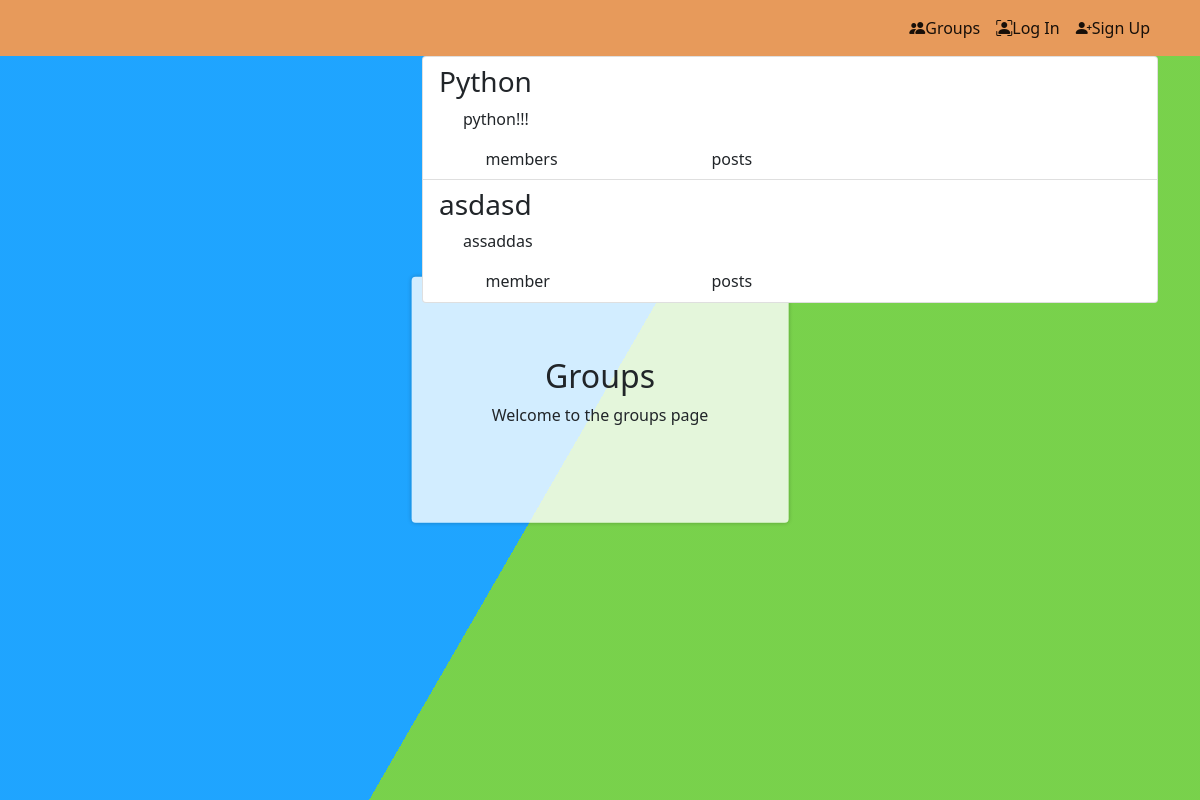
The app's page /groups/ with its own data.
### groups/models.py (models this page shows, shortened)
class Group(models.Model):
    name = models.CharField(max_length=256,unique=True)
    slug = models.SlugField(max_length=256,unique=True)
    description = models.TextField(default='',blank=True)
    description_html = models.TextField(editable=False, default='', blank=True)
    members = models.ManyToManyField(User,through='GroupMember')
    class Meta:
        ordering = ['name']

### groups/views.py (the view)
class ListGroup(generic.ListView):
    model = Group

### groups/templates/groups/group_list.html (shortened to what this page needs)
{% extends 'groups/group_base.html' %}
{% block pregroup %}
<div class="col-md-4">
    <div class="content">
        <h2>Groups</h2>
        <p> Welcome to the groups page </p>
    </div>
</div>
{% endblock pregroup %}
{% block group_content %}
<div class="col-md-8">
    <div class="list-group">
        {% for group in object_list %}
        <a href="{% url 'groups:single' slug=group.slug %} " class='list-group-item'>
            <h3 class='title list-group-item-heading'> {{group.name}} </h3>
            <div class="list-group-item-text container-fluid ">
                {{group.description_html|safe}}
                <div class="row">
                    <div class="col-md-4">
                        <span class='badge'> {{group.members.count}} </span>member{{group.members.count|pluralize}}
                    </div>
                    <div class="col-md-4">
                        <span class='badge'> {{group.posts.count}} </span>post{{group.posts.count|pluralize}}
                    </div>
                </div>
            </div>
        </a>
        {% endfor %}
    </div>
</div>
{% endblock group_content %}

### static/mypro/css/mypro3.css (style rules this page uses)
html { height:100%; }
body { margin:0; }
.content { background-color:rgba(255,255,255,.8); border-radius:.25em; box-shadow:0 0 .25em rgba(0,0,0,.25); box-sizing:border-box; left:50%; padding:10vmin; position:fixed; text-align:center; top:50%; transform:translate(-50%, -50%); }

### records on screen
Group: name "Python", description_html "python!!!"
Group: name "asdasd", description_html "assaddas"
